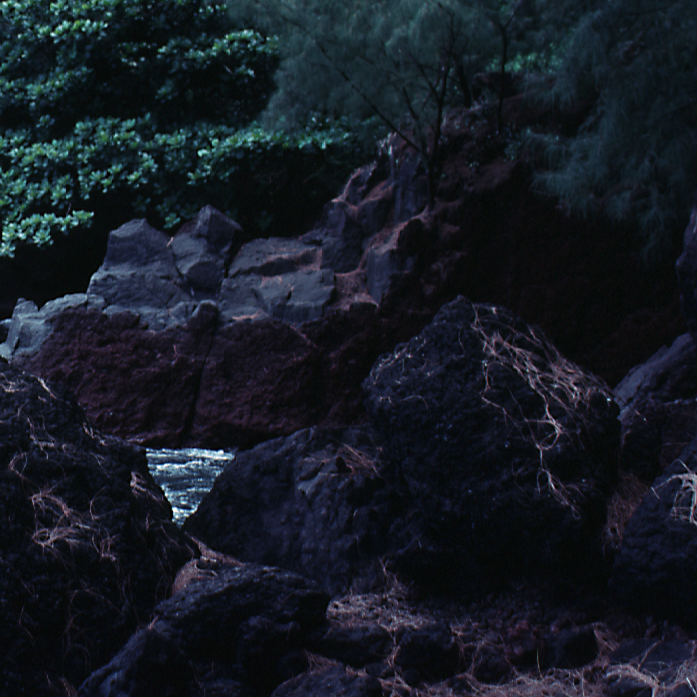
#> input picture 6-3/Fig0635.tif, 697 x 697 px
$ python 6-3.py
#> lines starting #> are read from the running program, lines starting #| are printed output that depends on the picture
import cv2
import numpy as np
import matplotlib.pyplot as plt

# Load the TIFF image
img = cv2.imread('Fig0635.tif', cv2.IMREAD_UNCHANGED)
#> img is the input picture: shape (697, 697, 3); mean B, G, R 35.9, 27.5, 21.9

img_rgb = cv2.imread('Fig0635.tif', cv2.IMREAD_COLOR)


# Separate the RGB channels
r, g, b = cv2.split(img_rgb)
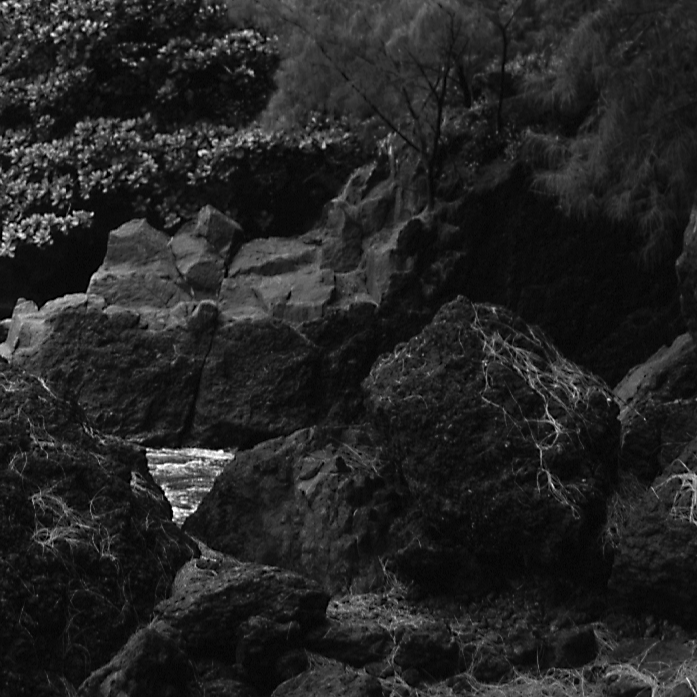
#> r: shape (697, 697); min 0, max 255, mean 35.9
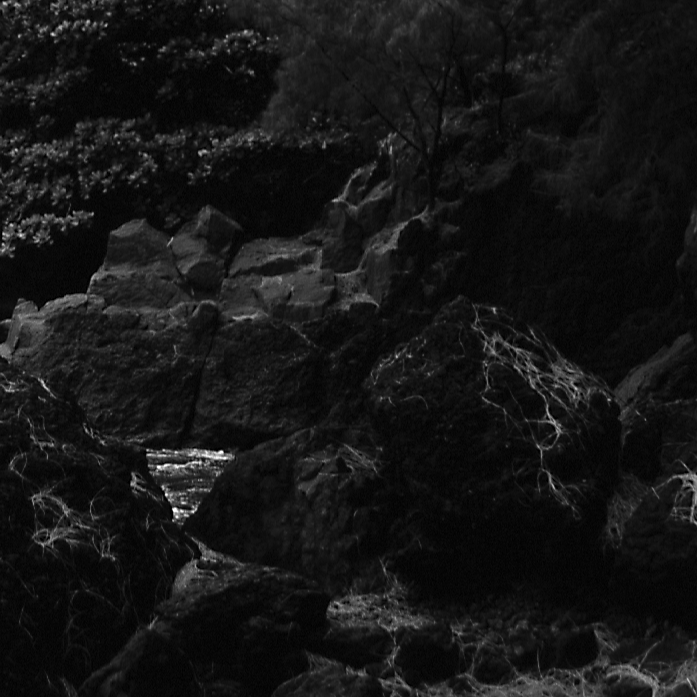
#> b: shape (697, 697); min 0, max 255, mean 21.9

# Apply histogram equalization to the R, G, and B channels
r_eq = cv2.equalizeHist(r)
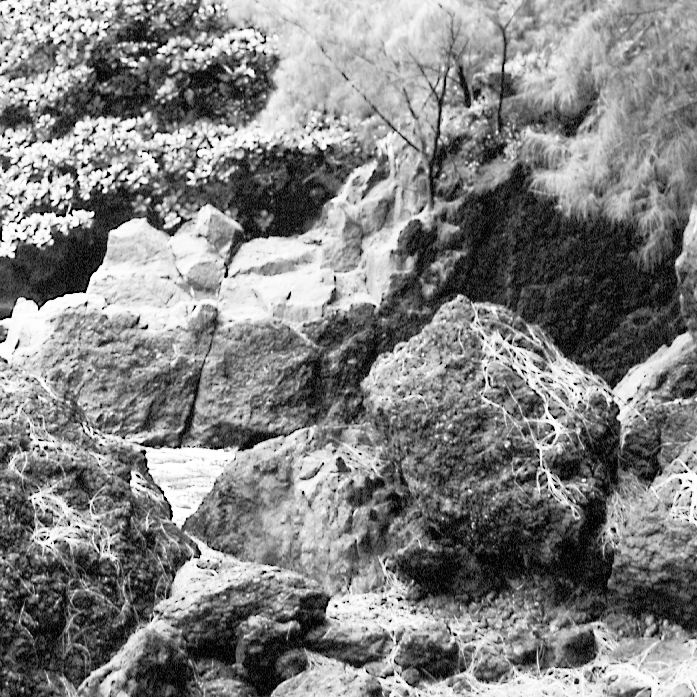
#> r_eq: shape (697, 697); min 0, max 255, mean 129.8
g_eq = cv2.equalizeHist(g)
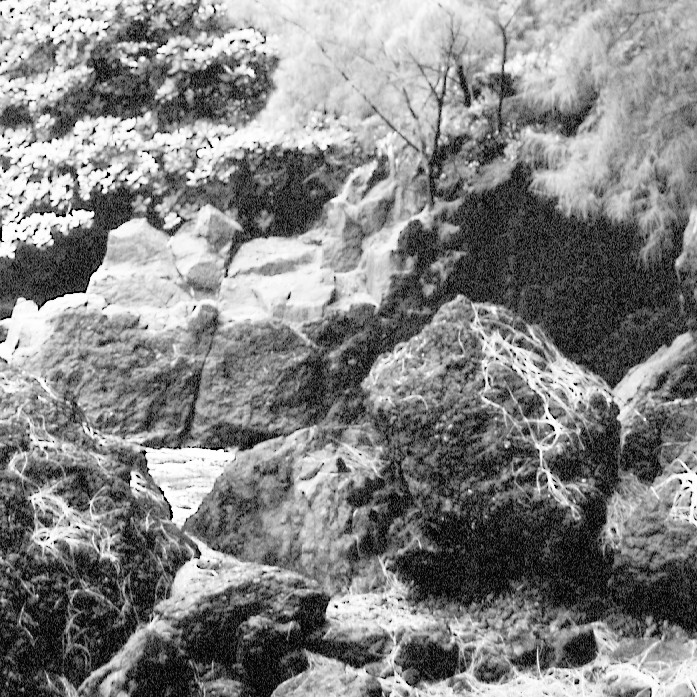
#> g_eq: shape (697, 697); min 0, max 255, mean 131.3
b_eq = cv2.equalizeHist(b)
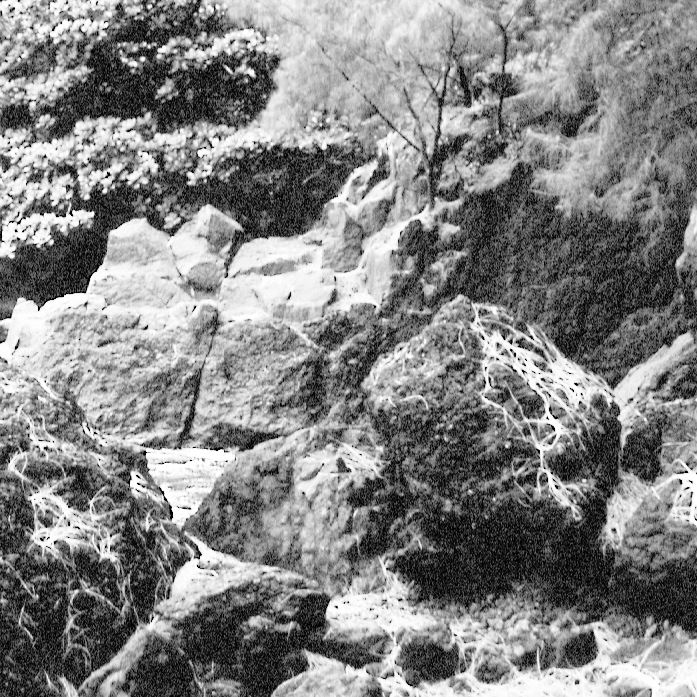
#> b_eq: shape (697, 697); min 0, max 255, mean 131.5

# Merge the equalized R, G, and B channels into a single RGB image
img_eq = cv2.merge((r_eq, g_eq, b_eq))
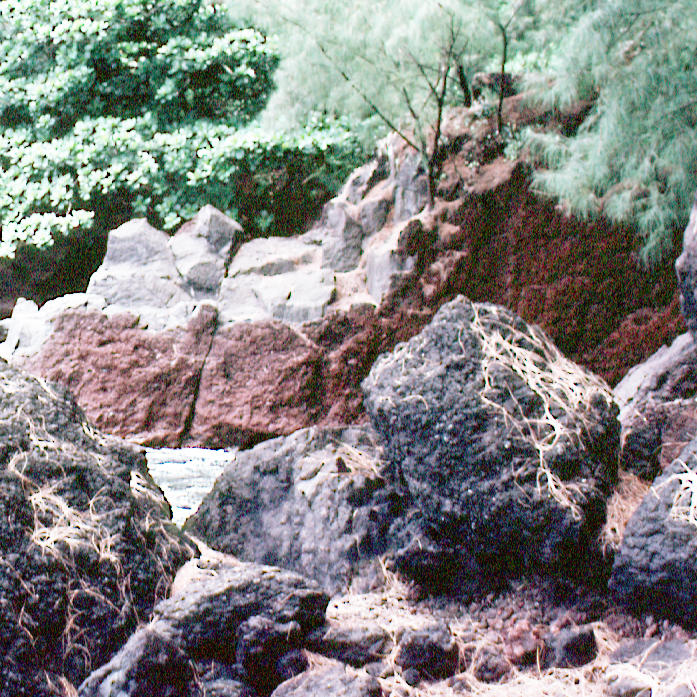
#> img_eq: shape (697, 697, 3); mean B, G, R 129.8, 131.3, 131.5

# Convert the equalized image back to TIFF format
cv2.imwrite('output.tif', img_eq)

# Plot the original image and its histogram
fig, axs = plt.subplots(2, 2, figsize=(10, 10))
axs[0, 0].imshow(img, cmap='gray')
axs[0, 0].set_title('Original Image')
axs[0, 1].hist(img.ravel(), 256, [0, 256])
axs[0, 1].set_title('Original Histogram')
axs[0, 1].set_xlim([0, 256])


# Plot the equalized image and its histogram
axs[1, 0].imshow(img_eq, cmap='gray')
axs[1, 0].set_title('Equalized Image')
axs[1, 1].hist(img_eq.ravel(), 256, [0, 256])
axs[1, 1].set_title('Equalized Histogram')
axs[1, 1].set_xlim([0, 256])


# Show the plots
plt.show()
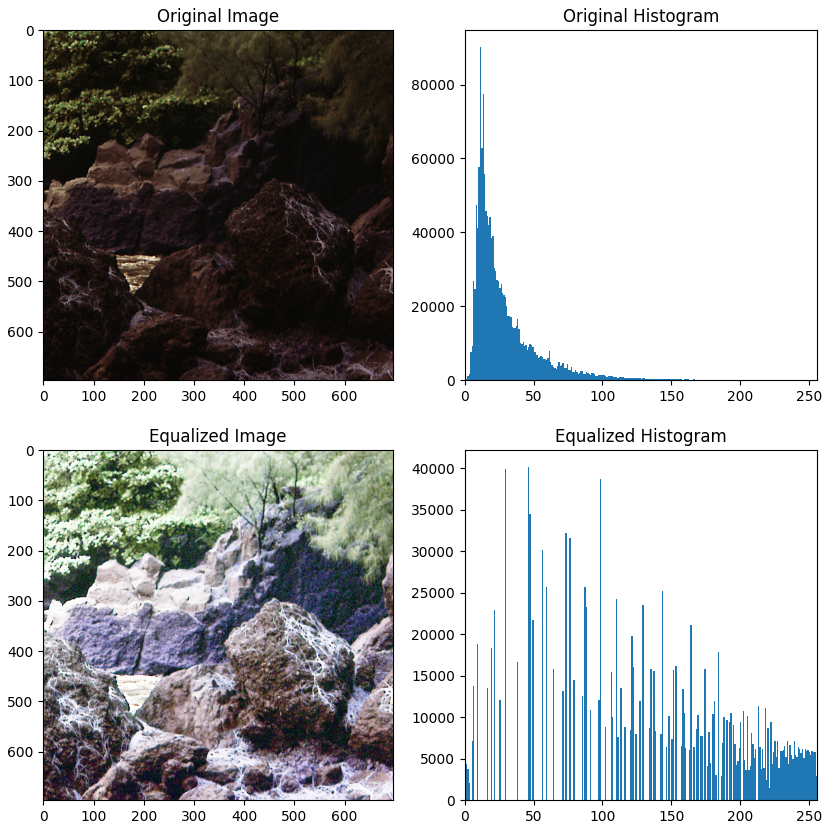
#> figure drawn by matplotlib, 4 panels; B, G, R data is drawn as R, G, B; panel 2: tallest bar 90284 high, from x = 11 to 12; panel 4: tallest bar 40189 high, from x = 46 to 47
